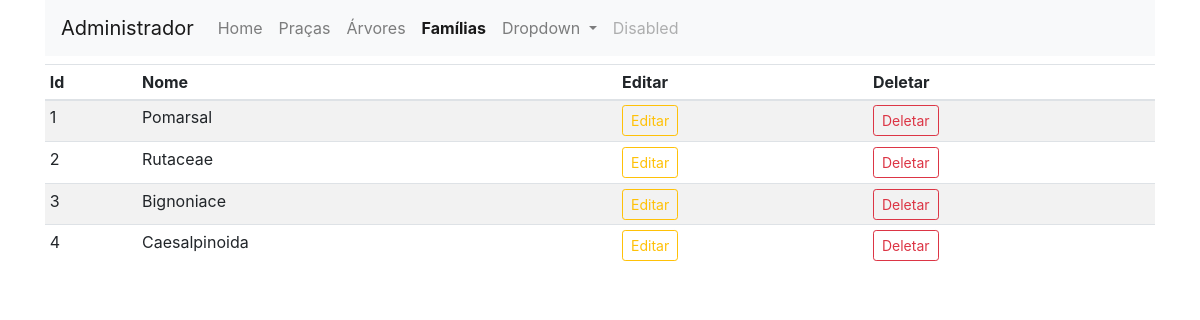
Screenshot of /familias (signed in) with the database file from the repository.
### app_arbo/trees/models.py (models this page shows)
class Familia(db.Model):
    id=db.Column(db.Integer,primary_key=True)
    name=db.Column(db.String(30),nullable=False,unique=True)

### app_arbo/admin/rotas.py (the view)
@app.route('/familias')
def familias():
    if 'email' not in session:
        flash(f'Favor faça seu login no sistema.', 'success')
        return redirect(url_for('login'))
    familias = Familia.query.order_by(Familia.id.desc( )).all()
    return render_template('admin/familia.html', title='Página Famílias', familias=familias)

### app_arbo/templates/admin/familia.html (shortened to what this page needs)
{% extends 'layouts.html' %}
{% block content %}
<div class="container">
    <nav class="navbar navbar-expand-lg navbar-light bg-light">
        <a class="navbar-brand" href="/admin">Administrador</a>
        <div class="collapse navbar-collapse" id="navbarSupportedContent">
          <ul class="navbar-nav mr-auto">
            <li class="nav-item ">
              <a class="nav-link" href="/admin">Home <span class="sr-only">(current)</span></a>
            </li>
            <li class="nav-item">
                <a class="nav-link" href="/pracas">Praças</a>
              </li>
              <li class="nav-item">
                <a class="nav-link" href="/arvores">Árvores</a>
              </li>
              <li class="nav-item active">
                <a class="nav-link" href="/familias"><strong>Famílias</strong></a>
            </li>
            <li class="nav-item dropdown">
              <a class="nav-link dropdown-toggle" href="#" id="navbarDropdown" role="button" data-toggle="dropdown" aria-haspopup="true" aria-expanded="false">
                Dropdown
              </a>
            </li>
            <li class="nav-item">
              <a class="nav-link disabled" href="#" tabindex="-1" aria-disabled="true">Disabled</a>
            </li>
          </ul>
        </div>
      </nav>
</div>
<div class="container mt-2">
    <table class="table table-sm table-striped">
        <thead>
            <th>Id</th>
            <th>Nome</th>
            <th></th>
            <th>Editar</th>
            <th>Deletar</th>
        </thead>
        <tbody>
            {% if familias %}
            {% for familia in familias %}
            <tr>
                <td>{{loop.index}}</td>
                <td>{{familia.name}}</td>
                <td></td>
                <td><a href="{{url_for('updatefamilia', id=familia.id)}}" class="btn btn-sm btn-outline-warning">Editar</a></td>
                <td><a href="" class="btn btn-sm btn-outline-danger">Deletar</a></td>
            </tr>
            {% endfor %}
            {% endif %}
        </tbody>
    </table>
</div>
{% endblock content %}

### rows the page displays
Familia: name "Pomarsal"
Familia: name "Rutaceae"
Familia: name "Bignoniace"
Familia: name "Caesalpinoida"
